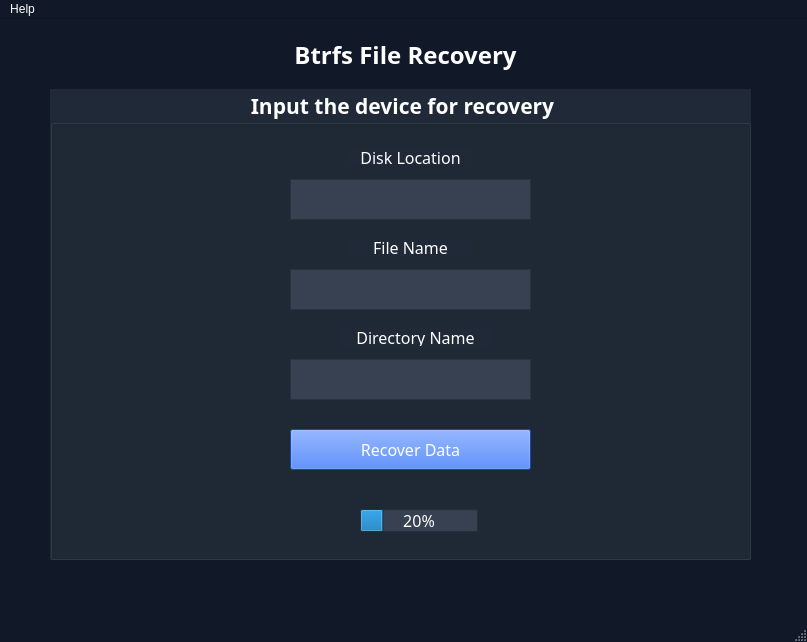
<?xml version="1.0" encoding="UTF-8"?>
<ui version="4.0">
 <class>MainWindow</class>
 <widget class="QMainWindow" name="MainWindow">
  <property name="windowModality">
   <enum>Qt::WindowModal</enum>
  </property>
  <property name="geometry">
   <rect>
    <x>0</x>
    <y>0</y>
    <width>807</width>
    <height>642</height>
   </rect>
  </property>
  <property name="palette">
   <palette>
    <active>
     <colorrole role="WindowText">
      <brush brushstyle="SolidPattern">
       <color alpha="255">
        <red>255</red>
        <green>255</green>
        <blue>255</blue>
       </color>
      </brush>
     </colorrole>
     <colorrole role="Button">
      <brush brushstyle="SolidPattern">
       <color alpha="255">
        <red>37</red>
        <green>99</green>
        <blue>235</blue>
       </color>
      </brush>
     </colorrole>
     <colorrole role="Text">
      <brush brushstyle="SolidPattern">
       <color alpha="255">
        <red>255</red>
        <green>255</green>
        <blue>255</blue>
       </color>
      </brush>
     </colorrole>
     <colorrole role="ButtonText">
      <brush brushstyle="SolidPattern">
       <color alpha="255">
        <red>255</red>
        <green>255</green>
        <blue>255</blue>
       </color>
      </brush>
     </colorrole>
     <colorrole role="Base">
      <brush brushstyle="SolidPattern">
       <color alpha="255">
        <red>31</red>
        <green>41</green>
        <blue>55</blue>
       </color>
      </brush>
     </colorrole>
     <colorrole role="Window">
      <brush brushstyle="SolidPattern">
       <color alpha="255">
        <red>17</red>
        <green>24</green>
        <blue>39</blue>
       </color>
      </brush>
     </colorrole>
     <colorrole role="Highlight">
      <brush brushstyle="SolidPattern">
       <color alpha="255">
        <red>37</red>
        <green>99</green>
        <blue>235</blue>
       </color>
      </brush>
     </colorrole>
     <colorrole role="PlaceholderText">
      <brush brushstyle="SolidPattern">
       <color alpha="128">
        <red>255</red>
        <green>255</green>
        <blue>255</blue>
       </color>
      </brush>
     </colorrole>
    </active>
    <inactive>
     <colorrole role="WindowText">
      <brush brushstyle="SolidPattern">
       <color alpha="255">
        <red>255</red>
        <green>255</green>
        <blue>255</blue>
       </color>
      </brush>
     </colorrole>
     <colorrole role="Button">
      <brush brushstyle="SolidPattern">
       <color alpha="255">
        <red>37</red>
        <green>99</green>
        <blue>235</blue>
       </color>
      </brush>
     </colorrole>
     <colorrole role="Text">
      <brush brushstyle="SolidPattern">
       <color alpha="255">
        <red>255</red>
        <green>255</green>
        <blue>255</blue>
       </color>
      </brush>
     </colorrole>
     <colorrole role="ButtonText">
      <brush brushstyle="SolidPattern">
       <color alpha="255">
        <red>255</red>
        <green>255</green>
        <blue>255</blue>
       </color>
      </brush>
     </colorrole>
     <colorrole role="Base">
      <brush brushstyle="SolidPattern">
       <color alpha="255">
        <red>31</red>
        <green>41</green>
        <blue>55</blue>
       </color>
      </brush>
     </colorrole>
     <colorrole role="Window">
      <brush brushstyle="SolidPattern">
       <color alpha="255">
        <red>17</red>
        <green>24</green>
        <blue>39</blue>
       </color>
      </brush>
     </colorrole>
     <colorrole role="Highlight">
      <brush brushstyle="SolidPattern">
       <color alpha="255">
        <red>37</red>
        <green>99</green>
        <blue>235</blue>
       </color>
      </brush>
     </colorrole>
     <colorrole role="PlaceholderText">
      <brush brushstyle="SolidPattern">
       <color alpha="128">
        <red>255</red>
        <green>255</green>
        <blue>255</blue>
       </color>
      </brush>
     </colorrole>
    </inactive>
    <disabled>
     <colorrole role="WindowText">
      <brush brushstyle="SolidPattern">
       <color alpha="255">
        <red>190</red>
        <green>190</green>
        <blue>190</blue>
       </color>
      </brush>
     </colorrole>
     <colorrole role="Button">
      <brush brushstyle="SolidPattern">
       <color alpha="255">
        <red>37</red>
        <green>99</green>
        <blue>235</blue>
       </color>
      </brush>
     </colorrole>
     <colorrole role="Text">
      <brush brushstyle="SolidPattern">
       <color alpha="255">
        <red>190</red>
        <green>190</green>
        <blue>190</blue>
       </color>
      </brush>
     </colorrole>
     <colorrole role="ButtonText">
      <brush brushstyle="SolidPattern">
       <color alpha="255">
        <red>190</red>
        <green>190</green>
        <blue>190</blue>
       </color>
      </brush>
     </colorrole>
     <colorrole role="Base">
      <brush brushstyle="SolidPattern">
       <color alpha="255">
        <red>17</red>
        <green>24</green>
        <blue>39</blue>
       </color>
      </brush>
     </colorrole>
     <colorrole role="Window">
      <brush brushstyle="SolidPattern">
       <color alpha="255">
        <red>17</red>
        <green>24</green>
        <blue>39</blue>
       </color>
      </brush>
     </colorrole>
     <colorrole role="Highlight">
      <brush brushstyle="SolidPattern">
       <color alpha="255">
        <red>145</red>
        <green>145</green>
        <blue>145</blue>
       </color>
      </brush>
     </colorrole>
     <colorrole role="PlaceholderText">
      <brush brushstyle="SolidPattern">
       <color alpha="128">
        <red>0</red>
        <green>0</green>
        <blue>0</blue>
       </color>
      </brush>
     </colorrole>
    </disabled>
   </palette>
  </property>
  <property name="contextMenuPolicy">
   <enum>Qt::DefaultContextMenu</enum>
  </property>
  <property name="windowTitle">
   <string>Btrfs File Recovery App</string>
  </property>
  <property name="autoFillBackground">
   <bool>false</bool>
  </property>
  <widget class="QWidget" name="centralwidget">
   <widget class="QLabel" name="label">
    <property name="geometry">
     <rect>
      <x>240</x>
      <y>10</y>
      <width>331</width>
      <height>51</height>
     </rect>
    </property>
    <property name="font">
     <font>
      <family>Montserrat SemiBold</family>
      <pointsize>18</pointsize>
      <weight>75</weight>
      <bold>true</bold>
     </font>
    </property>
    <property name="text">
     <string>Btrfs File Recovery</string>
    </property>
    <property name="alignment">
     <set>Qt::AlignCenter</set>
    </property>
   </widget>
   <widget class="QGroupBox" name="groupBox">
    <property name="geometry">
     <rect>
      <x>50</x>
      <y>70</y>
      <width>701</width>
      <height>471</height>
     </rect>
    </property>
    <property name="palette">
     <palette>
      <active>
       <colorrole role="WindowText">
        <brush brushstyle="SolidPattern">
         <color alpha="255">
          <red>255</red>
          <green>255</green>
          <blue>255</blue>
         </color>
        </brush>
       </colorrole>
       <colorrole role="Button">
        <brush brushstyle="SolidPattern">
         <color alpha="255">
          <red>31</red>
          <green>41</green>
          <blue>55</blue>
         </color>
        </brush>
       </colorrole>
       <colorrole role="Text">
        <brush brushstyle="SolidPattern">
         <color alpha="255">
          <red>255</red>
          <green>255</green>
          <blue>255</blue>
         </color>
        </brush>
       </colorrole>
       <colorrole role="ButtonText">
        <brush brushstyle="SolidPattern">
         <color alpha="255">
          <red>255</red>
          <green>255</green>
          <blue>255</blue>
         </color>
        </brush>
       </colorrole>
       <colorrole role="Base">
        <brush brushstyle="SolidPattern">
         <color alpha="255">
          <red>31</red>
          <green>41</green>
          <blue>55</blue>
         </color>
        </brush>
       </colorrole>
       <colorrole role="Window">
        <brush brushstyle="SolidPattern">
         <color alpha="255">
          <red>31</red>
          <green>41</green>
          <blue>55</blue>
         </color>
        </brush>
       </colorrole>
       <colorrole role="Link">
        <brush brushstyle="SolidPattern">
         <color alpha="255">
          <red>37</red>
          <green>99</green>
          <blue>235</blue>
         </color>
        </brush>
       </colorrole>
       <colorrole role="AlternateBase">
        <brush brushstyle="SolidPattern">
         <color alpha="255">
          <red>31</red>
          <green>41</green>
          <blue>55</blue>
         </color>
        </brush>
       </colorrole>
       <colorrole role="PlaceholderText">
        <brush brushstyle="NoBrush">
         <color alpha="128">
          <red>0</red>
          <green>0</green>
          <blue>0</blue>
         </color>
        </brush>
       </colorrole>
      </active>
      <inactive>
       <colorrole role="WindowText">
        <brush brushstyle="SolidPattern">
         <color alpha="255">
          <red>255</red>
          <green>255</green>
          <blue>255</blue>
         </color>
        </brush>
       </colorrole>
       <colorrole role="Button">
        <brush brushstyle="SolidPattern">
         <color alpha="255">
          <red>31</red>
          <green>41</green>
          <blue>55</blue>
         </color>
        </brush>
       </colorrole>
       <colorrole role="Text">
        <brush brushstyle="SolidPattern">
         <color alpha="255">
          <red>255</red>
          <green>255</green>
          <blue>255</blue>
         </color>
        </brush>
       </colorrole>
       <colorrole role="ButtonText">
        <brush brushstyle="SolidPattern">
         <color alpha="255">
          <red>255</red>
          <green>255</green>
          <blue>255</blue>
         </color>
        </brush>
       </colorrole>
       <colorrole role="Base">
        <brush brushstyle="SolidPattern">
         <color alpha="255">
          <red>31</red>
          <green>41</green>
          <blue>55</blue>
         </color>
        </brush>
       </colorrole>
       <colorrole role="Window">
        <brush brushstyle="SolidPattern">
         <color alpha="255">
          <red>31</red>
          <green>41</green>
          <blue>55</blue>
         </color>
        </brush>
       </colorrole>
       <colorrole role="Link">
        <brush brushstyle="SolidPattern">
         <color alpha="255">
          <red>37</red>
          <green>99</green>
          <blue>235</blue>
         </color>
        </brush>
       </colorrole>
       <colorrole role="AlternateBase">
        <brush brushstyle="SolidPattern">
         <color alpha="255">
          <red>31</red>
          <green>41</green>
          <blue>55</blue>
         </color>
        </brush>
       </colorrole>
       <colorrole role="PlaceholderText">
        <brush brushstyle="NoBrush">
         <color alpha="128">
          <red>255</red>
          <green>255</green>
          <blue>255</blue>
         </color>
        </brush>
       </colorrole>
      </inactive>
      <disabled>
       <colorrole role="WindowText">
        <brush brushstyle="SolidPattern">
         <color alpha="255">
          <red>255</red>
          <green>255</green>
          <blue>255</blue>
         </color>
        </brush>
       </colorrole>
       <colorrole role="Button">
        <brush brushstyle="SolidPattern">
         <color alpha="255">
          <red>31</red>
          <green>41</green>
          <blue>55</blue>
         </color>
        </brush>
       </colorrole>
       <colorrole role="Text">
        <brush brushstyle="SolidPattern">
         <color alpha="255">
          <red>255</red>
          <green>255</green>
          <blue>255</blue>
         </color>
        </brush>
       </colorrole>
       <colorrole role="ButtonText">
        <brush brushstyle="SolidPattern">
         <color alpha="255">
          <red>255</red>
          <green>255</green>
          <blue>255</blue>
         </color>
        </brush>
       </colorrole>
       <colorrole role="Base">
        <brush brushstyle="SolidPattern">
         <color alpha="255">
          <red>31</red>
          <green>41</green>
          <blue>55</blue>
         </color>
        </brush>
       </colorrole>
       <colorrole role="Window">
        <brush brushstyle="SolidPattern">
         <color alpha="255">
          <red>31</red>
          <green>41</green>
          <blue>55</blue>
         </color>
        </brush>
       </colorrole>
       <colorrole role="Link">
        <brush brushstyle="SolidPattern">
         <color alpha="255">
          <red>37</red>
          <green>99</green>
          <blue>235</blue>
         </color>
        </brush>
       </colorrole>
       <colorrole role="AlternateBase">
        <brush brushstyle="SolidPattern">
         <color alpha="255">
          <red>31</red>
          <green>41</green>
          <blue>55</blue>
         </color>
        </brush>
       </colorrole>
       <colorrole role="PlaceholderText">
        <brush brushstyle="NoBrush">
         <color alpha="128">
          <red>0</red>
          <green>0</green>
          <blue>0</blue>
         </color>
        </brush>
       </colorrole>
      </disabled>
     </palette>
    </property>
    <property name="font">
     <font>
      <family>Montserrat SemiBold</family>
      <pointsize>16</pointsize>
      <weight>75</weight>
      <italic>false</italic>
      <bold>true</bold>
     </font>
    </property>
    <property name="autoFillBackground">
     <bool>false</bool>
    </property>
    <property name="styleSheet">
     <string notr="true">background-color: rgb(31, 41, 55);
color: rgb(255, 255, 255);</string>
    </property>
    <property name="title">
     <string>Input the device for recovery</string>
    </property>
    <property name="alignment">
     <set>Qt::AlignHCenter|Qt::AlignTop</set>
    </property>
    <widget class="QTextEdit" name="textEdit">
     <property name="geometry">
      <rect>
       <x>240</x>
       <y>90</y>
       <width>241</width>
       <height>41</height>
      </rect>
     </property>
     <property name="styleSheet">
      <string notr="true">background-color: rgb(55, 65, 81);
color: rgb(255, 255, 255);</string>
     </property>
     <property name="frameShape">
      <enum>QFrame::StyledPanel</enum>
     </property>
     <property name="tabChangesFocus">
      <bool>true</bool>
     </property>
    </widget>
    <widget class="QTextEdit" name="textEdit_2">
     <property name="geometry">
      <rect>
       <x>240</x>
       <y>180</y>
       <width>241</width>
       <height>41</height>
      </rect>
     </property>
     <property name="styleSheet">
      <string notr="true">background-color: rgb(55, 65, 81);
color: rgb(255, 255, 255);</string>
     </property>
     <property name="frameShape">
      <enum>QFrame::StyledPanel</enum>
     </property>
    </widget>
    <widget class="QTextEdit" name="textEdit_3">
     <property name="geometry">
      <rect>
       <x>240</x>
       <y>270</y>
       <width>241</width>
       <height>41</height>
      </rect>
     </property>
     <property name="styleSheet">
      <string notr="true">background-color: rgb(55, 65, 81);
color: rgb(255, 255, 255);</string>
     </property>
     <property name="frameShape">
      <enum>QFrame::StyledPanel</enum>
     </property>
    </widget>
    <widget class="QLabel" name="label_2">
     <property name="geometry">
      <rect>
       <x>300</x>
       <y>60</y>
       <width>121</width>
       <height>17</height>
      </rect>
     </property>
     <property name="font">
      <font>
       <family>Montserrat Medium</family>
       <pointsize>12</pointsize>
       <weight>50</weight>
       <bold>false</bold>
      </font>
     </property>
     <property name="text">
      <string>Disk Location</string>
     </property>
     <property name="alignment">
      <set>Qt::AlignCenter</set>
     </property>
    </widget>
    <widget class="QLabel" name="label_3">
     <property name="geometry">
      <rect>
       <x>300</x>
       <y>150</y>
       <width>121</width>
       <height>17</height>
      </rect>
     </property>
     <property name="font">
      <font>
       <family>Montserrat Medium</family>
       <pointsize>12</pointsize>
       <weight>50</weight>
       <bold>false</bold>
      </font>
     </property>
     <property name="text">
      <string>File Name</string>
     </property>
     <property name="alignment">
      <set>Qt::AlignCenter</set>
     </property>
    </widget>
    <widget class="QLabel" name="label_4">
     <property name="geometry">
      <rect>
       <x>290</x>
       <y>240</y>
       <width>151</width>
       <height>17</height>
      </rect>
     </property>
     <property name="font">
      <font>
       <family>Montserrat Medium</family>
       <pointsize>12</pointsize>
       <weight>50</weight>
       <bold>false</bold>
      </font>
     </property>
     <property name="text">
      <string>Directory Name</string>
     </property>
     <property name="alignment">
      <set>Qt::AlignCenter</set>
     </property>
    </widget>
    <widget class="QPushButton" name="pushButton">
     <property name="geometry">
      <rect>
       <x>240</x>
       <y>340</y>
       <width>241</width>
       <height>41</height>
      </rect>
     </property>
     <property name="font">
      <font>
       <family>Montserrat Medium</family>
       <pointsize>12</pointsize>
      </font>
     </property>
     <property name="styleSheet">
      <string notr="true">background-color: rgb(37, 99, 235);
color: rgb(255, 255, 255);</string>
     </property>
     <property name="text">
      <string>Recover Data</string>
     </property>
    </widget>
    <widget class="QProgressBar" name="progressBar">
     <property name="geometry">
      <rect>
       <x>310</x>
       <y>420</y>
       <width>118</width>
       <height>23</height>
      </rect>
     </property>
     <property name="font">
      <font>
       <family>Montserrat Light</family>
       <pointsize>12</pointsize>
      </font>
     </property>
     <property name="styleSheet">
      <string notr="true">alternate-background-color: rgb(37, 99, 235);
background-color: rgb(55, 65, 81);</string>
     </property>
     <property name="value">
      <number>20</number>
     </property>
    </widget>
   </widget>
  </widget>
  <widget class="QMenuBar" name="menubar">
   <property name="geometry">
    <rect>
     <x>0</x>
     <y>0</y>
     <width>807</width>
     <height>22</height>
    </rect>
   </property>
   <widget class="QMenu" name="menuHelp">
    <property name="title">
     <string>Help</string>
    </property>
    <addaction name="actionHelp"/>
    <addaction name="separator"/>
   </widget>
   <addaction name="menuHelp"/>
  </widget>
  <widget class="QStatusBar" name="statusbar"/>
  <action name="actionHelp">
   <property name="text">
    <string>About</string>
   </property>
  </action>
 </widget>
 <resources/>
 <connections/>
</ui>
